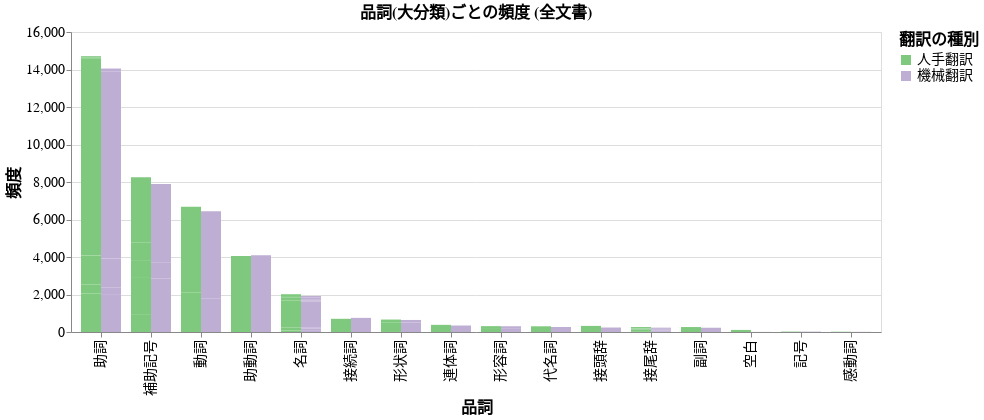

The notebook cell this image was saved under:
### Code cell
chart = alt.Chart(df_all_melted).mark_bar().encode(
    alt.X("pos1:N", sort="-y", title="品詞"),
    alt.Y("freq:Q", title="頻度"),
    alt.Tooltip(["freq"]),
    alt.Color("category:N", title='翻訳の種別').scale(scheme="accent"),
    xOffset="category:N",
    #color="category:N"
).properties(
    title="品詞(大分類)ごとの頻度 (全文書)"
).configure_axis(
    labelFont=caption_font,
    titleFont=caption_font,
    labelFontSize=14,
    titleFontSize=16
).configure_title(
    fontSize=16,
    font=caption_font
).configure_legend(
    labelFont=label_font,
    labelFontSize=14,
    titleFont=caption_font,
    titleFontSize=16
)
chart.save("./chart/grouped_bar_chart_all_pos_all.pdf", scale_factor=4)
chart.show()

### Figure 1 — Vega-Lite specification as saved in the notebook (floating-point values rounded to 4 significant figures)
{"config": {"view": {"continuousWidth": 300, "continuousHeight": 300}, "axis": {"labelFont": "Noto Sans JP", "labelFontSize": 14, "titleFont": "Noto Sans JP", "titleFontSize": 16}, "legend": {"labelFont": "IBM Plex Mono", "labelFontSize": 14, "titleFont": "Noto Sans JP", "titleFontSize": 16}, "title": {"font": "Noto Sans JP", "fontSize": 16}}, "data": {"name": "data-f62317f7243220b7822e4a6e02fdd8c9"}, "mark": {"type": "bar"}, "encoding": {"color": {"field": "category", "scale": {"scheme": "accent"}, "title": "翻訳の種別", "type": "nominal"}, "tooltip": [{"field": "freq", "type": "quantitative"}], "x": {"field": "pos1", "sort": "-y", "title": "品詞", "type": "nominal"}, "xOffset": {"field": "category", "type": "nominal"}, "y": {"field": "freq", "title": "頻度", "type": "quantitative"}}, "title": "品詞(大分類)ごとの頻度 (全文書)", "$schema": "https://vega.github.io/schema/vega-lite/v5.20.1.json", "datasets": {"data-f62317f7243220b7822e4a6e02fdd8c9": [{"pos1": "代名詞", "pos2": "N", "pos3": "N", "category": "機械翻訳", "freq": 268, "pos": "代名詞"}, {"pos1": "副詞", "pos2": "N", "pos3": "N", "category": "機械翻訳", "freq": 227, "pos": "副詞"}, {"pos1": "助動詞", "pos2": "N", "pos3": "N", "category": "機械翻訳", "freq": 4092, "pos": "助動詞"}, {"pos1": "助詞", "pos2": "係助詞", "pos3": "N", "category": "機械翻訳", "freq": 1979, "pos": "助詞-係助詞"}, {"pos1": "助詞", "pos2": "副助詞", "pos3": "N", "category": "機械翻訳", "freq": 405, "pos": "助詞-副助詞"}, {"pos1": "助詞", "pos2": "接続助詞", "pos3": "N", "category": "機械翻訳", "freq": 1534, "pos": "助詞-接続助詞"}, {"pos1": "助詞", "pos2": "格助詞", "pos3": "N", "category": "機械翻訳", "freq": 9991, "pos": "助詞-格助詞"}, {"pos1": "助詞", "pos2": "準体助詞", "pos3": "N", "category": "機械翻訳", "freq": 63, "pos": "助詞-準体助詞"}, {"pos1": "助詞", "pos2": "終助詞", "pos3": "N", "category": "機械翻訳", "freq": 80, "pos": "助詞-終助詞"}, {"pos1": "動詞", "pos2": "一般", "pos3": "N", "category": "機械翻訳", "freq": 1791, "pos": "動詞-一般"}, {"pos1": "動詞", "pos2": "非自立可能", "pos3": "N", "category": "機械翻訳", "freq": 4646, "pos": "動詞-非自立可能"}, {"pos1": "名詞", "pos2": "固有名詞", "pos3": "一般", "category": "機械翻訳", "freq": 98, "pos": "名詞-固有名詞-一般"}, {"pos1": "名詞", "pos2": "固有名詞", "pos3": "人名", "category": "機械翻訳", "freq": 89, "pos": "名詞-固有名詞-人名"}, {"pos1": "名詞", "pos2": "固有名詞", "pos3": "地名", "category": "機械翻訳", "freq": 46, "pos": "名詞-固有名詞-地名"}, {"pos1": "名詞", "pos2": "数詞", "pos3": "N", "category": "機械翻訳", "freq": 1397, "pos": "名詞-数詞"}, {"pos1": "名詞", "pos2": "普通名詞", "pos3": "サ変形状詞可能", "category": "機械翻訳", "freq": 44, "pos": "名詞-普通名詞-サ変形状詞可能"}, {"pos1": "名詞", "pos2": "普通名詞", "pos3": "副詞可能", "category": "機械翻訳", "freq": 74, "pos": "名詞-普通名詞-副詞可能"}, {"pos1": "名詞", "pos2": "普通名詞", "pos3": "助数詞可能", "category": "機械翻訳", "freq": 82, "pos": "名詞-普通名詞-助数詞可能"}, {"pos1": "名詞", "pos2": "普通名詞", "pos3": "形状詞可能", "category": "機械翻訳", "freq": 91, "pos": "名詞-普通名詞-形状詞可能"}, {"pos1": "形容詞", "pos2": "一般", "pos3": "N", "category": "機械翻訳", "freq": 205, "pos": "形容詞-一般"}, {"pos1": "形容詞", "pos2": "非自立可能", "pos3": "N", "category": "機械翻訳", "freq": 102, "pos": "形容詞-非自立可能"}, {"pos1": "形状詞", "pos2": "タリ", "pos3": "N", "category": "機械翻訳", "freq": 0, "pos": "形状詞-タリ"}, {"pos1": "形状詞", "pos2": "一般", "pos3": "N", "category": "機械翻訳", "freq": 504, "pos": "形状詞-一般"}, {"pos1": "形状詞", "pos2": "助動詞語幹", "pos3": "N", "category": "機械翻訳", "freq": 138, "pos": "形状詞-助動詞語幹"}, {"pos1": "感動詞", "pos2": "フィラー", "pos3": "N", "category": "機械翻訳", "freq": 0, "pos": "感動詞-フィラー"}, {"pos1": "感動詞", "pos2": "一般", "pos3": "N", "category": "機械翻訳", "freq": 8, "pos": "感動詞-一般"}, {"pos1": "接尾辞", "pos2": "動詞的", "pos3": "N", "category": "機械翻訳", "freq": 0, "pos": "接尾辞-動詞的"}, {"pos1": "接尾辞", "pos2": "名詞的", "pos3": "サ変可能", "category": "機械翻訳", "freq": 9, "pos": "接尾辞-名詞的-サ変可能"}, {"pos1": "接尾辞", "pos2": "名詞的", "pos3": "一般", "category": "機械翻訳", "freq": 77, "pos": "接尾辞-名詞的-一般"}, {"pos1": "接尾辞", "pos2": "名詞的", "pos3": "副詞可能", "category": "機械翻訳", "freq": 36, "pos": "接尾辞-名詞的-副詞可能"}, {"pos1": "接尾辞", "pos2": "名詞的", "pos3": "助数詞", "category": "機械翻訳", "freq": 42, "pos": "接尾辞-名詞的-助数詞"}, {"pos1": "接尾辞", "pos2": "形容詞的", "pos3": "N", "category": "機械翻訳", "freq": 5, "pos": "接尾辞-形容詞的"}, {"pos1": "接尾辞", "pos2": "形状詞的", "pos3": "N", "category": "機械翻訳", "freq": 62, "pos": "接尾辞-形状詞的"}, {"pos1": "接続詞", "pos2": "N", "pos3": "N", "category": "機械翻訳", "freq": 754, "pos": "接続詞"}, {"pos1": "接頭辞", "pos2": "N", "pos3": "N", "category": "機械翻訳", "freq": 239, "pos": "接頭辞"}, {"pos1": "空白", "pos2": "N", "pos3": "N", "category": "機械翻訳", "freq": 5, "pos": "空白"}, {"pos1": "補助記号", "pos2": "一般", "pos3": "N", "category": "機械翻訳", "freq": 854, "pos": "補助記号-一般"}, {"pos1": "補助記号", "pos2": "句点", "pos3": "N", "category": "機械翻訳", "freq": 1992, "pos": "補助記号-句点"}, {"pos1": "補助記号", "pos2": "括弧閉", "pos3": "N", "category": "機械翻訳", "freq": 846, "pos": "補助記号-括弧閉"}, {"pos1": "補助記号", "pos2": "括弧開", "pos3": "N", "category": "機械翻訳", "freq": 845, "pos": "補助記号-括弧開"}, {"pos1": "補助記号", "pos2": "読点", "pos3": "N", "category": "機械翻訳", "freq": 3360, "pos": "補助記号-読点"}, {"pos1": "記号", "pos2": "一般", "pos3": "N", "category": "機械翻訳", "freq": 16, "pos": "記号-一般"}, {"pos1": "記号", "pos2": "文字", "pos3": "N", "category": "機械翻訳", "freq": 8, "pos": "記号-文字"}, {"pos1": "連体詞", "pos2": "N", "pos3": "N", "category": "機械翻訳", "freq": 346, "pos": "連体詞"}, {"pos1": "代名詞", "pos2": "N", "pos3": "N", "category": "人手翻訳", "freq": 305, "pos": "代名詞"}, {"pos1": "副詞", "pos2": "N", "pos3": "N", "category": "人手翻訳", "freq": 265, "pos": "副詞"}, {"pos1": "助動詞", "pos2": "N", "pos3": "N", "category": "人手翻訳", "freq": 4058, "pos": "助動詞"}, {"pos1": "助詞", "pos2": "係助詞", "pos3": "N", "category": "人手翻訳", "freq": 2047, "pos": "助詞-係助詞"}, {"pos1": "助詞", "pos2": "副助詞", "pos3": "N", "category": "人手翻訳", "freq": 494, "pos": "助詞-副助詞"}, {"pos1": "助詞", "pos2": "接続助詞", "pos3": "N", "category": "人手翻訳", "freq": 1534, "pos": "助詞-接続助詞"}, {"pos1": "助詞", "pos2": "格助詞", "pos3": "N", "category": "人手翻訳", "freq": 10523, "pos": "助詞-格助詞"}, {"pos1": "助詞", "pos2": "準体助詞", "pos3": "N", "category": "人手翻訳", "freq": 41, "pos": "助詞-準体助詞"}, {"pos1": "助詞", "pos2": "終助詞", "pos3": "N", "category": "人手翻訳", "freq": 72, "pos": "助詞-終助詞"}, {"pos1": "動詞", "pos2": "一般", "pos3": "N", "category": "人手翻訳", "freq": 2087, "pos": "動詞-一般"}, {"pos1": "動詞", "pos2": "非自立可能", "pos3": "N", "category": "人手翻訳", "freq": 4589, "pos": "動詞-非自立可能"}, {"pos1": "名詞", "pos2": "固有名詞", "pos3": "一般", "category": "人手翻訳", "freq": 80, "pos": "名詞-固有名詞-一般"}, {"pos1": "名詞", "pos2": "固有名詞", "pos3": "人名", "category": "人手翻訳", "freq": 133, "pos": "名詞-固有名詞-人名"}, {"pos1": "名詞", "pos2": "固有名詞", "pos3": "地名", "category": "人手翻訳", "freq": 21, "pos": "名詞-固有名詞-地名"}, {"pos1": "名詞", "pos2": "数詞", "pos3": "N", "category": "人手翻訳", "freq": 1425, "pos": "名詞-数詞"}, {"pos1": "名詞", "pos2": "普通名詞", "pos3": "サ変形状詞可能", "category": "人手翻訳", "freq": 34, "pos": "名詞-普通名詞-サ変形状詞可能"}, {"pos1": "名詞", "pos2": "普通名詞", "pos3": "副詞可能", "category": "人手翻訳", "freq": 135, "pos": "名詞-普通名詞-副詞可能"}, {"pos1": "名詞", "pos2": "普通名詞", "pos3": "助数詞可能", "category": "人手翻訳", "freq": 88, "pos": "名詞-普通名詞-助数詞可能"}, {"pos1": "名詞", "pos2": "普通名詞", "pos3": "形状詞可能", "category": "人手翻訳", "freq": 100, "pos": "名詞-普通名詞-形状詞可能"}, {"pos1": "形容詞", "pos2": "一般", "pos3": "N", "category": "人手翻訳", "freq": 211, "pos": "形容詞-一般"}, {"pos1": "形容詞", "pos2": "非自立可能", "pos3": "N", "category": "人手翻訳", "freq": 102, "pos": "形容詞-非自立可能"}, {"pos1": "形状詞", "pos2": "タリ", "pos3": "N", "category": "人手翻訳", "freq": 2, "pos": "形状詞-タリ"}, {"pos1": "形状詞", "pos2": "一般", "pos3": "N", "category": "人手翻訳", "freq": 519, "pos": "形状詞-一般"}, {"pos1": "形状詞", "pos2": "助動詞語幹", "pos3": "N", "category": "人手翻訳", "freq": 143, "pos": "形状詞-助動詞語幹"}, {"pos1": "感動詞", "pos2": "フィラー", "pos3": "N", "category": "人手翻訳", "freq": 2, "pos": "感動詞-フィラー"}, {"pos1": "感動詞", "pos2": "一般", "pos3": "N", "category": "人手翻訳", "freq": 13, "pos": "感動詞-一般"}, {"pos1": "接尾辞", "pos2": "動詞的", "pos3": "N", "category": "人手翻訳", "freq": 3, "pos": "接尾辞-動詞的"}, {"pos1": "接尾辞", "pos2": "名詞的", "pos3": "サ変可能", "category": "人手翻訳", "freq": 6, "pos": "接尾辞-名詞的-サ変可能"}, {"pos1": "接尾辞", "pos2": "名詞的", "pos3": "一般", "category": "人手翻訳", "freq": 119, "pos": "接尾辞-名詞的-一般"}, {"pos1": "接尾辞", "pos2": "名詞的", "pos3": "副詞可能", "category": "人手翻訳", "freq": 41, "pos": "接尾辞-名詞的-副詞可能"}, {"pos1": "接尾辞", "pos2": "名詞的", "pos3": "助数詞", "category": "人手翻訳", "freq": 25, "pos": "接尾辞-名詞的-助数詞"}, {"pos1": "接尾辞", "pos2": "形容詞的", "pos3": "N", "category": "人手翻訳", "freq": 8, "pos": "接尾辞-形容詞的"}, {"pos1": "接尾辞", "pos2": "形状詞的", "pos3": "N", "category": "人手翻訳", "freq": 62, "pos": "接尾辞-形状詞的"}, {"pos1": "接続詞", "pos2": "N", "pos3": "N", "category": "人手翻訳", "freq": 704, "pos": "接続詞"}, {"pos1": "接頭辞", "pos2": "N", "pos3": "N", "category": "人手翻訳", "freq": 326, "pos": "接頭辞"}, {"pos1": "空白", "pos2": "N", "pos3": "N", "category": "人手翻訳", "freq": 111, "pos": "空白"}, {"pos1": "補助記号", "pos2": "一般", "pos3": "N", "category": "人手翻訳", "freq": 913, "pos": "補助記号-一般"}, {"pos1": "補助記号", "pos2": "句点", "pos3": "N", "category": "人手翻訳", "freq": 1969, "pos": "補助記号-句点"}, {"pos1": "補助記号", "pos2": "括弧閉", "pos3": "N", "category": "人手翻訳", "freq": 954, "pos": "補助記号-括弧閉"}, {"pos1": "補助記号", "pos2": "括弧開", "pos3": "N", "category": "人手翻訳", "freq": 950, "pos": "補助記号-括弧開"}, {"pos1": "補助記号", "pos2": "読点", "pos3": "N", "category": "人手翻訳", "freq": 3463, "pos": "補助記号-読点"}, {"pos1": "記号", "pos2": "一般", "pos3": "N", "category": "人手翻訳", "freq": 16, "pos": "記号-一般"}, {"pos1": "記号", "pos2": "文字", "pos3": "N", "category": "人手翻訳", "freq": 9, "pos": "記号-文字"}, {"pos1": "連体詞", "pos2": "N", "pos3": "N", "category": "人手翻訳", "freq": 381, "pos": "連体詞"}]}}
